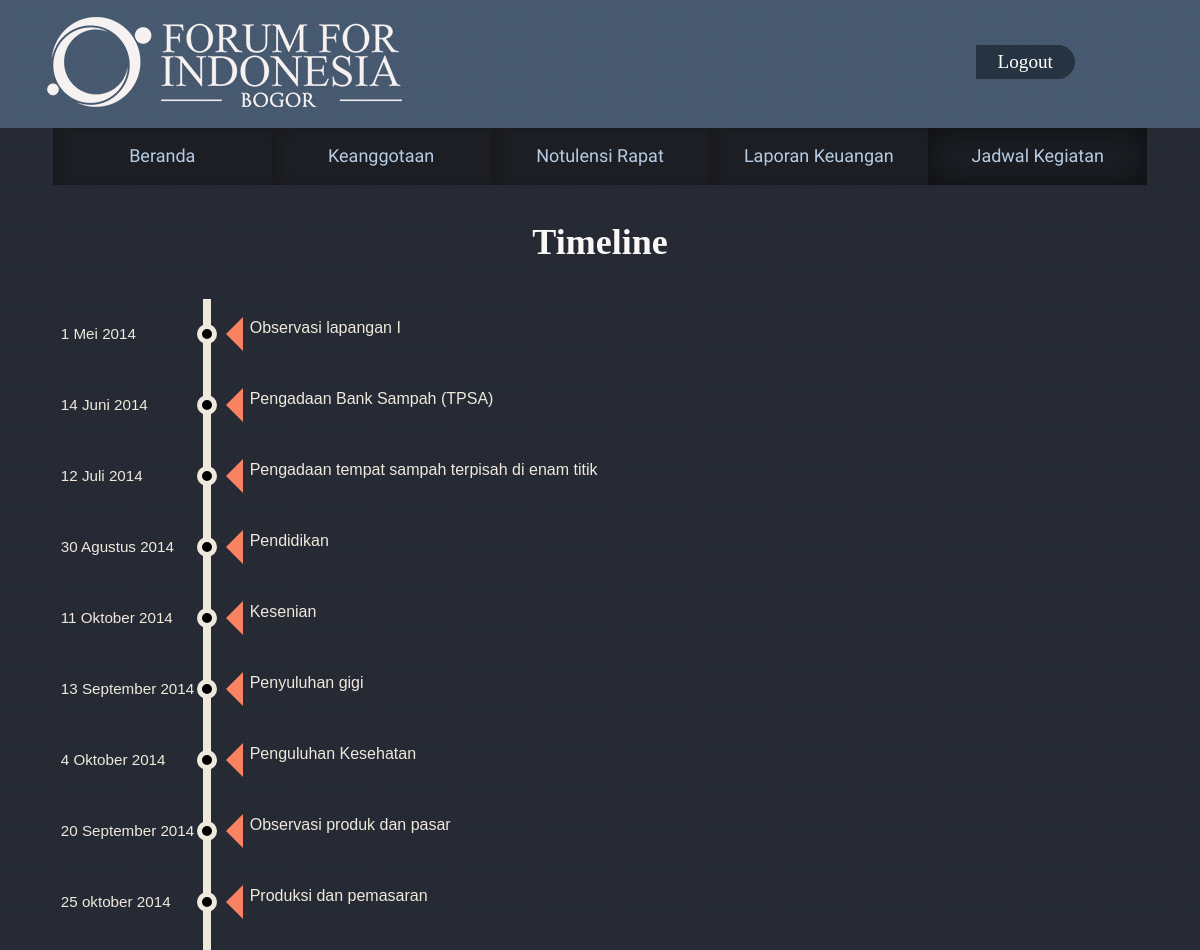
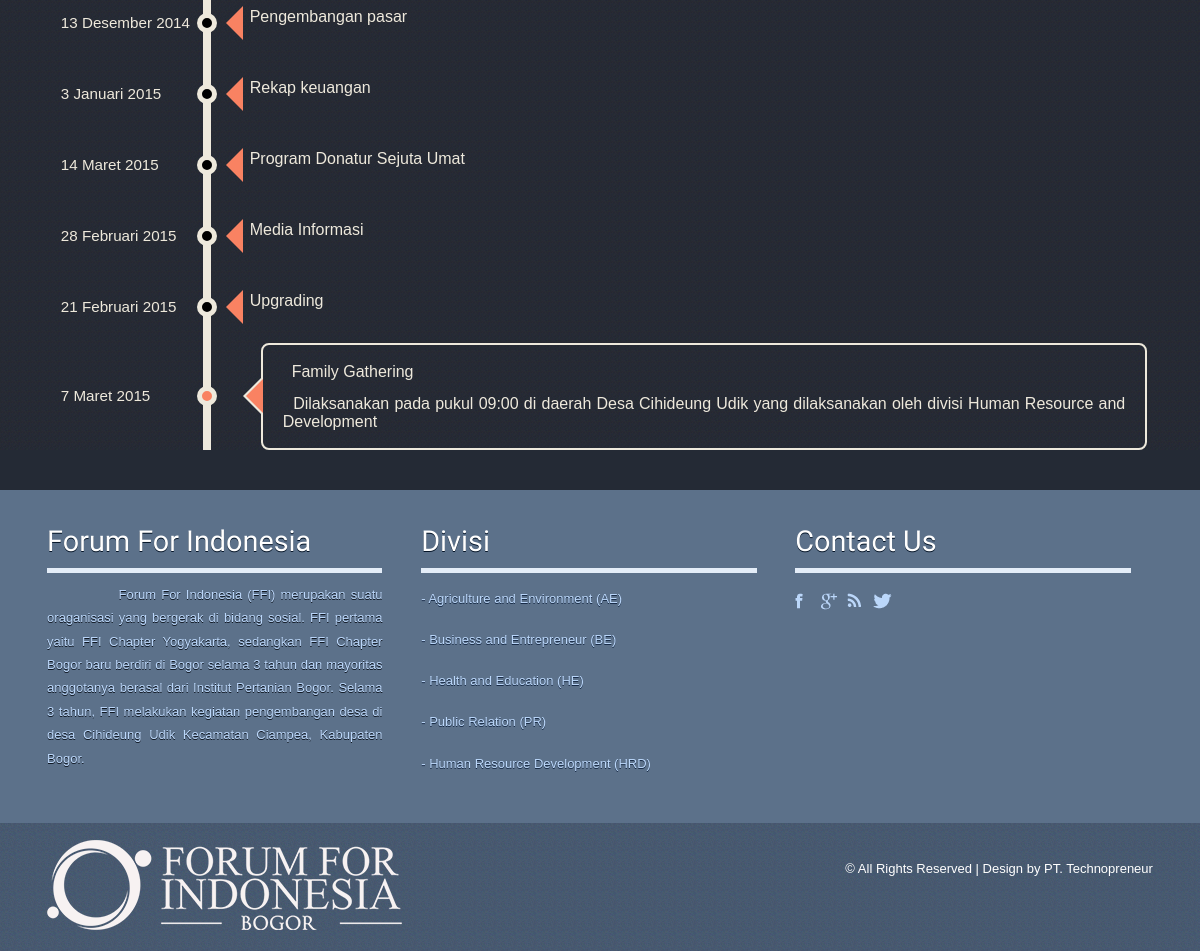
/time.php, run on the app's committed database (2 pictures, top to bottom).
### tables this page shows
CREATE TABLE IF NOT EXISTS `timeline` (
`TimelineID` int(11) NOT NULL,
  `Nama_acara` text NOT NULL,
  `Tanggal_acara` varchar(30) NOT NULL,
  `Waktu` varchar(8) NOT NULL,
  `Tempat` varchar(20) NOT NULL,
  `Divisi` varchar(50) NOT NULL
);

### time.php (the view, shortened to what this page needs)
<!DOCTYPE HTML>
<html>
<head>
<link href="css/style.css" rel="stylesheet" type="text/css" media="all" />
<link rel="stylesheet" type="text/css" href="css/timeline.css">
<link href="css/camera.css" rel="stylesheet" type="text/css" media="all" />
<link href="css/style.css" rel="stylesheet" type="text/css" media="all" />
</head>
<body>
<div class="h_bg">
<div class="wrap">
	<div class="header">
		<div class="logo">
			<h1><a href="home.php"><img src="images/logo2.png" alt=""></a></h1>
		</div>
<div class="signinmember">
			<ul>
				 <li class="b"><a href="logout.php">Logout</a></li>
			</ul>
	</div>
	</div>
</div>
</div>
<div class="slider_bg">
<div class="wrap">
<div class="slider">
	<ul class="nav">
        <li><a href="home.php">Beranda</a></li>
		<li><a href="keanggotaan.php">Keanggotaan</a></li>
		<li><a href="notulensi.php">Notulensi Rapat</a></li>
		<li><a href="about.php">Laporan Keuangan</a></li>
		<li class="active"><a href="time.php">Jadwal Kegiatan</a></li>
	</ul>
	<div class="fluid_container">
        <p>&nbsp;</p>
        <p>&nbsp;</p>
        <h3>Timeline</h3>
        <p>&nbsp;</p>
        <p>&nbsp;</p>
<?php
		$work=20;
       	$query = mysql_query("select * from timeline");
	    while ( $data = mysql_fetch_array($query) )
		{
				?>
<ul id='timeline'>
  <li class= <?php echo $work; ?> >
    <div class="relative">
      <label for=<?php echo $work; ?>>&nbsp;&nbsp;<?php echo $data['Nama_acara'];?></label>
      <span class='date'><?php echo $data['Tanggal_acara'];?>&nbsp;&nbsp;&nbsp;&nbsp;&nbsp;&nbsp;</span>
      <span class='circle'></span>
    </div>
    <div class='content'>
      <p>
        &nbsp;&nbsp;Dilaksanakan pada pukul <?php echo $data['Waktu'];?> di daerah <?php echo $data['Tempat'];?> yang dilaksanakan oleh divisi <?php echo $data['Divisi'];?>
      </p>
    </div>
  </li>
	 	</ul>
       <?php $work--;
						}
						?>
	</div>
</div>
</div>
</div>
<div class="footer-bg">
<div class="wrap">
<div class="footer">
  <div class="box1">
	<h4>Forum For Indonesia</h4>
    <p style="text-align: justify;">&nbsp;&nbsp;&nbsp;&nbsp;&nbsp;&nbsp;&nbsp;&nbsp;&nbsp;&nbsp;&nbsp;&nbsp;&nbsp;&nbsp;Forum For Indonesia (FFI) merupakan suatu oraganisasi yang bergerak di bidang sosial. FFI pertama yaitu FFI Chapter Yogyakarta, sedangkan FFI Chapter Bogor baru berdiri di Bogor selama 3 tahun dan mayoritas anggotanya berasal dari Institut Pertanian Bogor. Selama 3 tahun, FFI melakukan kegiatan pengembangan desa di desa Cihideung Udik Kecamatan Ciampea, Kabupaten Bogor.</p>
  </div>
   <div class="box1">
	<h4>Divisi</h4>
	<nav>
		<ul>
			<li><a href="">- Agriculture and Environment (AE)</a></li>
			<li><a href="">- Business and Entrepreneur (BE)</a></li>            <p></p>
			<li><a href="">- Health and Education (HE)</a></li>
			<li><a href="">- Public Relation (PR)</a></li>
   			<li><a href="">- Human Resource Development (HRD)</a></li>
	    </ul>
	</nav>
	</div>
	<div class="box1">
		<h4>Contact us</h4>
		<div class="social-icons">
	   		  	<ul>
			      <li class="facebook"><a href="index.php"> </a></li>
			      <li class="twitter"><a href="www.twitter.com" target="_blank"> </a></li>
			      <li class="rss"><a href="#" target="_blank"> </a></li>
			      <li class="contact"><a href="#" target="_blank"> </a></li>
		     </ul>
   	    </div>
	</div>
</div>
</div>
</div>
<div class="ftr-bg">
	<div class="wrap">
		<div class="footer1">
		<div class="logo">
			<h1><a href="home.php"><img src="images/logo2.png" alt=""></a></h1>
		</div>
		<div class="copy">
			<p class="w3-link">© All Rights Reserved | Design by PT. Technopreneur</p>
		</div>
	</div>
	</div>
</div>
</body>
</html>

### css/style.css (style rules this page uses)
html,body,div,span,applet,object,iframe,h1,h2,h3,h4,h5,h6,p,blockquote,pre,a,abbr,acronym,address,big,cite,code,del,dfn,em,img,ins,kbd,q,s,samp,small,strike,strong,sub,sup,tt,var,b,u,i,dl,dt,dd,ol,nav ul,nav li,fieldset,form,label,legend,table,caption,tbody,tfoot,thead,tr,th,td,article,aside,canvas,details,embed,figure,figcaption,footer,header,hgroup,menu,nav,output,ruby,section,summary,time,mark,audio,video { margin:0;padding:0;border:0;font-size:100%;font:inherit;vertical-align:baseline; }
article, aside, details, figcaption, figure,footer, header, hgroup, menu, nav, section { display: block; }
ol,ul { list-style:none;margin:0;padding:0; }
a { text-decoration:none; }
img { max-width:100%; }
body { font-family: Arial, Geneva,Helvetica, sans-serif; font-size: 100%; }
.wrap { margin:0 auto; width:80%; }
.h_bg { background: url('../images/m_bg.png'); }
.header { padding: 1.5%; }
.logo { float: left; }
h3 { text-align:center; color:#fbf7f7; font-size:36px; font-weight:bolder; font-family: 'Pacifico', cursive; }
h4 { color:#3f79be; font-size:18px; border-bottom:#e4edf8 5px solid; padding-bottom:10px; margin-bottom:10px; }
.signinmember { float:right; width: 15.5%; position: relative; margin-top: 2.5%; }
.signinmember li.b a { padding: 6px 22px; text-align: center; font-size:1.2em; font-family: 'Pacifico', cursive; float: left; background: #1371B3; margin-left: -6px; border-radius: 0 2em 2em 0; color:#ffffff; -webkit-transition: 0.5s linear; -moz-transition: 0.5s linear; -ms-transition: 0.5s linear; -o-transition: 0.5s linear; transition: 0.5s linear; background:#263340; }
.slider_bg { background: url('../images/s_bg.png'); }
.slider { padding:0 2%; }
.fluid_container { padding-bottom: 0%; }
.nav { display:block; }
.nav li { width:20%; list-style: none; float:left; }
.nav li a { box-shadow: inset 8px 0px 10px #191A1D; -webkit-box-shadow: inset 8px 0px 10px #191A1D; -moz-box-shadow: inset 8px 0px 10px #191A1D; -o-box-shadow: inset 8px 0px 10px #191A1D; background: #1C1E24; color: #B7CCE4; font-family: 'Prosto One', cursive; line-height: 1.8em; padding:12px; font-size:18px; font-weight:100; text-align:center; text-decoration: none; display: block; }
.nav li.active a { box-shadow:inset 0 0 30px #0D0E11; -webkit-box-shadow:inset 0 0 30px #0D0E11; -moz-box-shadow:inset 0 0 30px #0D0E11; -o-box-shadow:inset 0 0 30px #0D0E11; }
.footer-bg { background: #5C718A; }
.footer { padding:3% 1.5%; }
.box1 { float:left; width: 30.33%; margin-right: 3.5%; }
.box1:nth-child(3) { margin-right: 0; }
.box1 h4 { color: #FFFFFF; text-shadow: 0 1px 0 #041427; text-transform: capitalize; font-size: 1.8em; font-weight: normal; font-family: 'Prosto One', cursive; }
.social-icons { margin-top:10px; float:left; }
.social-icons li { width: 16px; height: 22px; padding: 0px 0 0 10px; margin: 0; float:left; cursor:pointer; }
.social-icons li.facebook { background:url(../images/icon-2.png) no-repeat 0px 0px; }
.social-icons li.twitter { background:url(../images/icon-3.png) no-repeat 0px 0px; }
.social-icons li.rss { background:url(../images/icon-4.png) no-repeat 0px 0px; }
.social-icons li.contact { background:url(../images/icon-1.png) no-repeat 0px 0px; }
.box1 nav { margin-top:10px; }
.box1 nav ul li { display: inline-block; }
.box1 nav ul li a { color: #BBD7FA; text-shadow: 0 1px 0 #182B46; line-height: 2.4em; font-size: 0.8125em; }
.box1 p { margin-top: 10px; color: #BBD7FA; line-height: 1.8em; font-size: 0.8125em; text-shadow: 0 1px 0 #0F1620; }
.ftr-bg { background: url('../images/m_bg.png'); }
.footer1 { padding: 1.5%; }
.copy { float: right; margin-top: 1.5%; }
.copy p { font-size: 0.8125em; color: #ffffff; line-height: 1.8em; }
.contact { margin-bottom:4%; display:block; }
@media only screen and (max-width: 1280px) { .wrap { width:95%; } }

### data on the page
timeline: Nama_acara "Observasi lapangan I", Tanggal_acara "1 Mei 2014"
timeline: Nama_acara "Pengadaan Bank Sampah (TPSA)", Tanggal_acara "14 Juni 2014"
timeline: Nama_acara "Pengadaan tempat sampah terpisah di enam titik", Tanggal_acara "12 Juli 2014"
timeline: Nama_acara "Pendidikan", Tanggal_acara "30 Agustus 2014"
timeline: Nama_acara "Kesenian", Tanggal_acara "11 Oktober 2014"
timeline: Nama_acara "Penyuluhan gigi", Tanggal_acara "13 September 2014"
timeline: Nama_acara "Penguluhan Kesehatan", Tanggal_acara "4 Oktober 2014"
timeline: Nama_acara "Observasi produk dan pasar", Tanggal_acara "20 September 2014"
timeline: Nama_acara "Produksi dan pemasaran", Tanggal_acara "25 oktober 2014"
timeline: Nama_acara "Pengembangan pasar", Tanggal_acara "13 Desember 2014"
timeline: Nama_acara "Rekap keuangan", Tanggal_acara "3 Januari 2015"
timeline: Nama_acara "Program Donatur Sejuta Umat", Tanggal_acara "14 Maret 2015"
timeline: Nama_acara "Media Informasi", Tanggal_acara "28 Februari 2015"
timeline: Nama_acara "Upgrading", Tanggal_acara "21 Februari 2015"
timeline: Nama_acara "Family Gathering", Tanggal_acara "7 Maret 2015", Waktu "09:00", Tempat "Desa Cihideung Udik", Divisi "Human Resource and Development"
